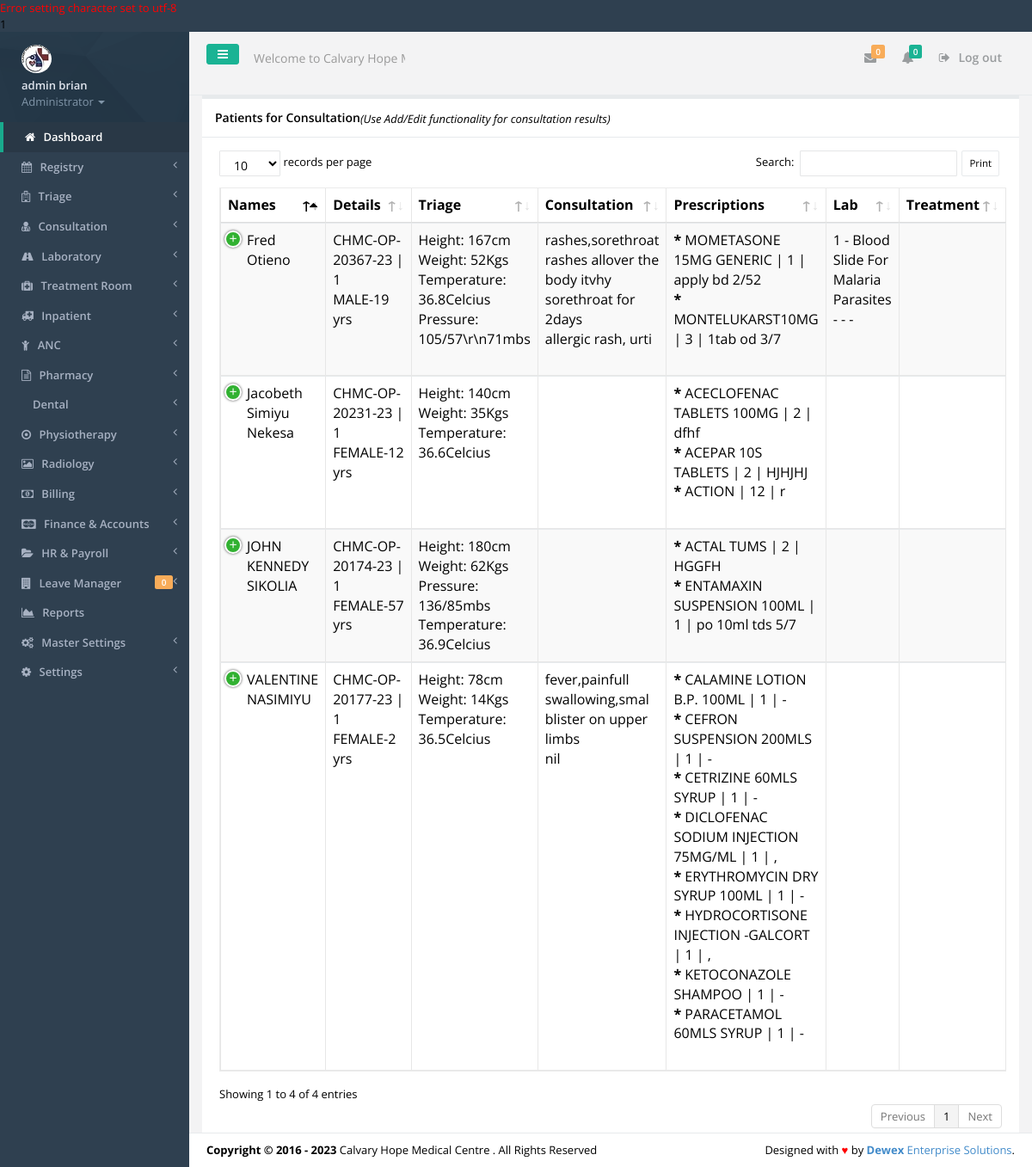
Screenshot of /consultations.php (signed in) with the database file from the repository.
### tables this page shows
CREATE TABLE IF NOT EXISTS `tbl_users` (
  `id` int(11) NOT NULL,
  `f_name` varchar(30) NOT NULL,
  `s_name` varchar(30) NOT NULL,
  `id_no` varchar(30) NOT NULL,
  `email` varchar(30) NOT NULL,
  `phone` varchar(15) NOT NULL,
  `password` varchar(200) NOT NULL,
  `user_l` varchar(50) NOT NULL,
  `profile_image` varchar(45) NOT NULL,
  `active` varchar(30) NOT NULL
);

CREATE TABLE IF NOT EXISTS `tbl_settings` (
  `settings_id` int(11) NOT NULL,
  `slogan` varchar(100) NOT NULL,
  `l_status` varchar(10) NOT NULL,
  `system_name` varchar(30) NOT NULL,
  `campaigner_name` varchar(30) NOT NULL,
  `campaigner_short_name` varchar(30) NOT NULL,
  `campaign_location` varchar(30) NOT NULL,
  `seat` varchar(30) NOT NULL,
  `inst_date` varchar(15) NOT NULL,
  `photo` varchar(30) NOT NULL,
  `photo_size` varchar(10) NOT NULL,
  `photo_type` varchar(20) NOT NULL,
  `custom_reply_msg` varchar(500) NOT NULL,
  `address` varchar(50) NOT NULL,
  `phone` varchar(30) NOT NULL,
  `email` varchar(30) NOT NULL
);

CREATE TABLE IF NOT EXISTS `tbl_queue` (
  `queue_id` int(20) NOT NULL,
  `queue_no` varchar(20) NOT NULL,
  `queue_opno` varchar(20) NOT NULL,
  `queue_visitno` varchar(20) NOT NULL,
  `queue_idno` varchar(20) NOT NULL,
  `queue_from` varchar(20) NOT NULL,
  `queue_to` varchar(20) NOT NULL,
  `queue_status` varchar(20) NOT NULL,
  `queue_note` varchar(100) NOT NULL,
  `queue_datetime` timestamp NOT NULL DEFAULT CURRENT_TIMESTAMP ON UPDATE CURRENT_TIMESTAMP
);

CREATE TABLE IF NOT EXISTS `tbl_registry` (
  `reg_no` int(11) NOT NULL,
  `opnocounter` varchar(30) NOT NULL,
  `visit_no` varchar(20) NOT NULL,
  `id_no` varchar(10) NOT NULL,
  `f_name` varchar(40) NOT NULL,
  `l_name` varchar(40) NOT NULL,
  `phone_no` varchar(15) NOT NULL,
  `gender` varchar(10) NOT NULL,
  `dob` varchar(15) NOT NULL,
  `residence` varchar(100) NOT NULL,
  `opno` varchar(20) NOT NULL,
  `visit_date` varchar(20) NOT NULL,
  `visit_status` varchar(10) NOT NULL,
  `scheme_code` varchar(20) NOT NULL,
  `memberno` varchar(50) NOT NULL,
  `agecategory` varchar(44) NOT NULL,
  `age` varchar(44) NOT NULL,
  `parentFname` varchar(44) NOT NULL,
  `parentLame` varchar(44) NOT NULL,
  `time` timestamp NOT NULL DEFAULT CURRENT_TIMESTAMP ON UPDATE CURRENT_TIMESTAMP
);

CREATE TABLE IF NOT EXISTS `tbl_vitalsigns` (
  `vitalsign_id` int(11) NOT NULL,
  `vitalsign_opno` varchar(20) NOT NULL,
  `vitalsign_visitno` varchar(20) NOT NULL,
  `vitalsign_signcode` varchar(20) NOT NULL,
  `vitalsign_value` varchar(300) NOT NULL
);

CREATE TABLE IF NOT EXISTS `tbl_vitals` (
  `vital_id` int(11) NOT NULL,
  `vital_code` varchar(20) NOT NULL,
  `vital_name` varchar(30) NOT NULL,
  `vital_unit` varchar(30) NOT NULL
);

CREATE TABLE IF NOT EXISTS `tbl_consultations` (
  `consultation_id` int(11) NOT NULL,
  `consultation_opno` varchar(20) NOT NULL,
  `consultation_visitno` varchar(20) NOT NULL,
  `consultation_complaints` text NOT NULL,
  `consultation_presenthistory` text NOT NULL,
  `consultation_allergies` text NOT NULL,
  `consultation_medicalhistory` text NOT NULL,
  `consultation_surgicalhistory` text NOT NULL,
  `consultation_familyhistory` text NOT NULL,
  `consultation_economichistory` text NOT NULL,
  `consultation_socialhistory` text NOT NULL,
  `consultation_impressions` text NOT NULL,
  `consultation_diagnosis` text NOT NULL,
  `consultation_summary` text NOT NULL,
  `consultation_byid` varchar(30) NOT NULL,
  `consultation_byname` varchar(50) NOT NULL,
  `consultation_timestamp` timestamp NOT NULL DEFAULT CURRENT_TIMESTAMP ON UPDATE CURRENT_TIMESTAMP
);

CREATE TABLE IF NOT EXISTS `tbl_prescriptions` (
  `prescription_id` int(11) NOT NULL,
  `prescription_opno` varchar(20) NOT NULL,
  `prescription_visitno` varchar(20) NOT NULL,
  `prescription_productcode` varchar(20) NOT NULL,
  `prescription_dosagesummary` varchar(300) NOT NULL,
  `prescription_status` varchar(30) NOT NULL,
  `prescription_referred` varchar(10) NOT NULL,
  `prescription_paymentmode` varchar(30) NOT NULL,
  `prescription_discount` varchar(30) NOT NULL,
  `prescription_by` varchar(50) NOT NULL,
  `prescription_timestamp` timestamp NOT NULL DEFAULT CURRENT_TIMESTAMP ON UPDATE CURRENT_TIMESTAMP,
  `prescription_requesttime` varchar(50) NOT NULL,
  `prescription_price` varchar(30) NOT NULL,
  `prescription_quantity` varchar(20) NOT NULL,
  `prescription_scheme` varchar(50) NOT NULL,
  `prescription_deptcode` varchar(100) NOT NULL,
  `prescription_invid` varchar(30) NOT NULL,
  `prescription_patientcategory` varchar(50) NOT NULL
);

CREATE TABLE IF NOT EXISTS `tbl_drugs` (
  `drug_id` int(30) NOT NULL,
  `drugitem_code` varchar(20) NOT NULL,
  `drugitem_cat` varchar(30) NOT NULL,
  `brand_name` varchar(255) NOT NULL,
  `generic_name` varchar(255) NOT NULL,
  `strength` varchar(50) NOT NULL,
  `dosage_form` varchar(50) NOT NULL,
  `manufacturer` varchar(255) NOT NULL,
  `prescription_required` tinyint(1) DEFAULT '1',
  `description` text,
  `image_url` varchar(255) DEFAULT NULL
);

CREATE TABLE IF NOT EXISTS `tbl_labrequests` (
  `labrequest_id` int(11) NOT NULL,
  `labrequest_opno` varchar(50) NOT NULL,
  `labrequest_visitno` varchar(10) NOT NULL,
  `labrequest_labservicecode` varchar(100) NOT NULL,
  `labservice_note` varchar(100) NOT NULL,
  `labrequest_componentsample` varchar(500) NOT NULL,
  `labrequest_results` varchar(1000) NOT NULL,
  `labrequest_conclusion` varchar(1000) NOT NULL,
  `labrequest_status` varchar(50) NOT NULL,
  `labrequest_timestamp` timestamp NOT NULL DEFAULT CURRENT_TIMESTAMP ON UPDATE CURRENT_TIMESTAMP,
  `labrequest_completedate` varchar(30) NOT NULL,
  `labrequest_pathologistname` varchar(40) NOT NULL,
  `labrequest_requesttime` varchar(30) NOT NULL,
  `labrequest_requester` varchar(50) NOT NULL,
  `labrequest_requestfrom` varchar(50) NOT NULL,
  `labrequest_price` varchar(50) NOT NULL,
  `labrequest_category` varchar(30) NOT NULL
);

CREATE TABLE IF NOT EXISTS `tbl_services` (
  `ss_id` int(11) NOT NULL,
  `ss_code` varchar(50) NOT NULL,
  `ss_category` varchar(50) NOT NULL,
  `ss_subcategory` varchar(100) NOT NULL,
  `ss_name` varchar(300) NOT NULL
);

### consultations.php (the view, shortened to what the rows shown need)
<?php include('includes/authenticate.php'); ?>
<!DOCTYPE html>
<html>
<head>
    <?php include('includes/meta.php');?>
    <link href="css/plugins/dataTables/dataTables.bootstrap.css" rel="stylesheet">
    <link href="css/plugins/dataTables/dataTables.responsive.css" rel="stylesheet">
    <link href="css/plugins/dataTables/dataTables.tableTools.min.css" rel="stylesheet">
</head>
<body>
    <div id="wrapper">
	<?php include('includes/sidebar.php');?>
        <div id="page-wrapper" class="gray-bg">
        <div class="row border-bottom">
			<?php include('includes/top-nav.php'); ?>
        </div>
		<?php
			$current_processstage='CONSULTATION';
			$queuestatuscurrent='1';
			$getPatientsConsultations =mysqli_query($dbconnect, "SELECT * FROM tbl_queue q INNER JOIN tbl_registry p on q.queue_visitno=p.visit_no AND p.opno=q.queue_opno WHERE q.queue_to='$current_processstage' AND q.queue_status='$queuestatuscurrent'");
		?>
				<div class="row">
				<form>
                <div class="col-lg-12">
                <div class="ibox float-e-margins">
                    <div class="ibox-content">
					<table class="table table-striped table-bordered table-hover dataTables-example">
						<thead>
						<tr>
							<th>Names</th>
							<th>Details</th>
							<th>Triage </th>
							<th>Consultation </th>
							<th>Prescriptions</th>
							<th>Lab  </th>
							<th>Treatment  </th>
						</tr>
						</thead>
						<tbody>
						<?php
						while($gacC = mysqli_fetch_array($getPatientsConsultations)){
						$fnames = $gacC['f_name'];
						$lnames = $gacC['l_name'];
						$gender = $gacC['gender'];
						$dob = $gacC['dob'];
						$opno = $gacC['opno'];
						$visitno = $gacC['visit_no'];
						$todaydate = date('Y-m-d');
						$diff = date_diff(date_create($dob), date_create($todaydate));
						$agess = $diff->format('%y');
						?>
							<td><?php echo "$fnames $lnames"; ?></td>
							<td>
								<?php echo $opno; ?> | <?php echo $visitno; ?><br>
							<?php echo "$gender";?>-<?php echo "$agess yrs";?><br>
							</td>
							<td>
							<?php
								$getvitals = mysqli_query($dbconnect, "SELECT * FROM tbl_vitalsigns q INNER JOIN tbl_vitals v ON q.vitalsign_signcode=v.vital_code WHERE q.vitalsign_opno='$opno' AND q.vitalsign_visitno='$visitno'");
									while($vitalarray = mysqli_fetch_array($getvitals)){
									$vitalsign_value = $vitalarray['vitalsign_value'];
									$vital_name = $vitalarray['vital_name'];
									$vital_unit = $vitalarray['vital_unit'];
									?>
									<?php echo $vital_name; ?>: <?php echo $vitalsign_value; ?><?php echo $vital_unit; ?></br>
									<?php
									}
									?>
							</td>
							<td>
							<?php
							$getconsultations = mysqli_query($dbconnect, "SELECT * FROM  tbl_consultations WHERE consultation_opno='$opno' AND consultation_visitno='$visitno'");
										while($consultationarray = mysqli_fetch_array($getconsultations)){
												$consultation_complaints1 = $consultationarray['consultation_complaints'];
												$consultation_presenthistory1 = $consultationarray['consultation_presenthistory'];
												$consultation_medicalhistory1 = $consultationarray['consultation_medicalhistory'];
												$consultation_impressions1 = $consultationarray['consultation_impressions'];
											?>
											 <?php if (($consultation_complaints1)!=null){ echo $consultation_complaints1;?><br><?php }?>
											 <?php if (($consultation_presenthistory1)!=null){echo $consultation_presenthistory1;?><br><?php }?>
											 <?php if (($consultation_medicalhistory1)!=null){echo $consultation_medicalhistory1;?><br><?php }?>
											 <?php if (($consultation_impressions1)!=null){echo $consultation_impressions1;?><br><?php }?>
									<?php
											}
										?>
							</td>
							<td>
								<?php
								$getprescriptions = mysqli_query($dbconnect, "SELECT * FROM  tbl_prescriptions p INNER JOIN tbl_drugs t on p.prescription_productcode=t.drugitem_code WHERE p.prescription_opno='$opno' AND p.prescription_visitno='$visitno'");
										while($prescriptionarray = mysqli_fetch_array($getprescriptions)){
											$drug = $prescriptionarray['brand_name'];
											$quantity = $prescriptionarray['prescription_quantity'];
											$dosagesummary = $prescriptionarray['prescription_dosagesummary'];
											?>
											<b>*</b> <?php echo $drug; ?> | <?php echo $quantity; ?> | <?php echo $dosagesummary; ?></br>
											<?php
											}
										?>
							</td>
							<td>
								<?php
									$getvitals = mysqli_query($dbconnect, "SELECT * FROM tbl_labrequests q INNER JOIN tbl_services v ON q.labrequest_labservicecode=v.ss_code WHERE q.labrequest_opno='$opno' AND q.labrequest_visitno='$visitno'");
												$No=0;
												while($vitalarray = mysqli_fetch_array($getvitals)){
													$No=$No+1;
													$ss_name = $vitalarray['ss_name'];
													$labrequest_componentsample = $vitalarray['labrequest_componentsample'];
													$labrequest_results = $vitalarray['labrequest_results'];
													$labrequest_conclusion = $vitalarray['labrequest_conclusion'];
											?>
											<?php echo $No; ?> - <?php echo $ss_name; ?> - <?php echo $labrequest_componentsample; ?>- <?php echo $labrequest_results; ?>- <?php echo $labrequest_conclusion; ?>
											<?php
											}
										?>
							</td>
								<td>
							</td>
						<?php
						}
						?>
						</tbody>
						</table>
                </div>
            </div>
            </div>
        </div>
		<?php include 'includes/footer.php'?>
    </div>
    </div>
</body>
</html>

### includes/sidebar.php (shortened to what the rows shown need)
<nav class="navbar-default navbar-static-side" role="navigation">
            <div class="sidebar-collapse">
                <ul class="nav" id="side-menu">
                    <li class="nav-header">
                        <div class="dropdown profile-element">
                            <a data-toggle="dropdown" class="dropdown-toggle" href="#">
                            <span class="clear"> <span class="block m-t-xs"> <strong class="font-bold"><?php echo "$sfname $ssname";?></strong>
                             </span> <span class="text-muted text-xs block">Administrator <b class="caret"></b></span> </span> </a>
                        </div>
                    </li>
                </ul>
            </div>
        </nav>

### includes/top-nav.php (shortened to what the rows shown need)
<nav class="navbar navbar-static-top" role="navigation" style="margin-bottom: 0">
        <div class="navbar-header">
            <form role="search" class="navbar-form-custom" method="post" action="search_results.html">
                <div class="form-group">
                    <input type="text" placeholder="Welcome to <?php echo $smart_name; ?>..." class="form-control" name="top-search" id="top-search">
                </div>
            </form>
        </div>
	</nav>

### includes/footer.php
<div class="footer">
    <div class="pull-right">
        Designed with <span style="color:red">&hearts;</span> by <a href="mailto: isaacwex@gmail.com tel:0729522550" target="_blank" title="We're Dewex Enterprise Solutions" target="_blank" rel="dofollow"><strong>Dewex</strong> Enterprise Solutions</a>.
    </div>
    <div>
        <strong>Copyright &copy; 2016 - <?php echo date('Y'); ?></strong> <?php echo $smart_name; ?> . All Rights Reserved
    </div>
</div>

### rows the page displays
tbl_users: f_name "admin", s_name "brian"
tbl_settings: top-search "Welcome to Calvary Hope Medical Centre...", system_name "Calvary Hope Medical Centre"
tbl_queue: tbl_registry.f_name "VALENTINE", tbl_registry.l_name "NASIMIYU", tbl_registry.opno "CHMC-OP-20177-23", tbl_registry.visit_no "1", tbl_registry.gender "FEMALE", tbl_registry.dob "2"
tbl_vitalsigns: tbl_vitals.vital_name "Height", vitalsign_value "78", tbl_vitals.vital_unit "cm"
tbl_vitalsigns: tbl_vitals.vital_name "Weight", vitalsign_value "14", tbl_vitals.vital_unit "Kgs"
tbl_vitalsigns: tbl_vitals.vital_name "Temperature", vitalsign_value "36.5", tbl_vitals.vital_unit "Celcius"
tbl_consultations: consultation_complaints "fever,painfull swallowing,smal blister on upper limbs", consultation_medicalhistory "nil"
tbl_prescriptions: tbl_drugs.brand_name "CALAMINE LOTION B.P. 100ML", prescription_quantity "1", prescription_dosagesummary "-"
tbl_prescriptions: tbl_drugs.brand_name "CEFRON SUSPENSION 200MLS", prescription_quantity "1", prescription_dosagesummary "-"
tbl_prescriptions: tbl_drugs.brand_name "CETRIZINE 60MLS SYRUP", prescription_quantity "1", prescription_dosagesummary "-"
tbl_prescriptions: tbl_drugs.brand_name "DICLOFENAC SODIUM INJECTION 75MG/ML", prescription_quantity "1", prescription_dosagesummary ","
tbl_prescriptions: tbl_drugs.brand_name "ERYTHROMYCIN DRY SYRUP 100ML", prescription_quantity "1", prescription_dosagesummary "-"
tbl_prescriptions: tbl_drugs.brand_name "HYDROCORTISONE INJECTION -GALCORT", prescription_quantity "1", prescription_dosagesummary ","
tbl_prescriptions: tbl_drugs.brand_name "KETOCONAZOLE SHAMPOO", prescription_quantity "1", prescription_dosagesummary "-"
tbl_prescriptions: tbl_drugs.brand_name "PARACETAMOL 60MLS SYRUP", prescription_quantity "1", prescription_dosagesummary "-"
tbl_queue: tbl_registry.f_name "JOHN KENNEDY", tbl_registry.l_name "SIKOLIA", tbl_registry.opno "CHMC-OP-20174-23", tbl_registry.visit_no "1", tbl_registry.gender "FEMALE", tbl_registry.dob "57"
tbl_vitalsigns: tbl_vitals.vital_name "Height", vitalsign_value "180", tbl_vitals.vital_unit "cm"
tbl_vitalsigns: tbl_vitals.vital_name "Weight", vitalsign_value "62", tbl_vitals.vital_unit "Kgs"
tbl_vitalsigns: tbl_vitals.vital_name "Pressure", vitalsign_value "136/85", tbl_vitals.vital_unit "mbs"
tbl_vitalsigns: tbl_vitals.vital_name "Temperature", vitalsign_value "36.9", tbl_vitals.vital_unit "Celcius"
tbl_prescriptions: tbl_drugs.brand_name "ACTAL TUMS", prescription_quantity "2", prescription_dosagesummary "HGGFH"
tbl_prescriptions: tbl_drugs.brand_name "ENTAMAXIN SUSPENSION 100ML", prescription_quantity "1", prescription_dosagesummary "po 10ml tds 5/7"
tbl_queue: tbl_registry.f_name "Jacobeth Simiyu", tbl_registry.l_name "Nekesa", tbl_registry.opno "CHMC-OP-20231-23", tbl_registry.visit_no "1", tbl_registry.gender "FEMALE", tbl_registry.dob "12"
tbl_vitalsigns: tbl_vitals.vital_name "Height", vitalsign_value "140", tbl_vitals.vital_unit "cm"
tbl_vitalsigns: tbl_vitals.vital_name "Weight", vitalsign_value "35", tbl_vitals.vital_unit "Kgs"
tbl_vitalsigns: tbl_vitals.vital_name "Temperature", vitalsign_value "36.6", tbl_vitals.vital_unit "Celcius"
tbl_prescriptions: tbl_drugs.brand_name "ACECLOFENAC TABLETS 100MG", prescription_quantity "2", prescription_dosagesummary "dfhf"
tbl_prescriptions: tbl_drugs.brand_name "ACEPAR 10S TABLETS", prescription_quantity "2", prescription_dosagesummary "HJHJHJ"
tbl_prescriptions: tbl_drugs.brand_name "ACTION", prescription_quantity "12", prescription_dosagesummary "r"
tbl_queue: tbl_registry.f_name "Fred", tbl_registry.l_name "Otieno", tbl_registry.opno "CHMC-OP-20367-23", tbl_registry.visit_no "1", tbl_registry.gender "MALE", tbl_registry.dob "19"
tbl_vitalsigns: tbl_vitals.vital_name "Height", vitalsign_value "167", tbl_vitals.vital_unit "cm"
tbl_vitalsigns: tbl_vitals.vital_name "Weight", vitalsign_value "52", tbl_vitals.vital_unit "Kgs"
tbl_vitalsigns: tbl_vitals.vital_name "Temperature", vitalsign_value "36.8", tbl_vitals.vital_unit "Celcius"
tbl_vitalsigns: tbl_vitals.vital_name "Pressure", vitalsign_value "105/57\\r\\n71", tbl_vitals.vital_unit "mbs"
tbl_consultations: consultation_complaints "rashes,sorethroat", consultation_presenthistory "rashes allover the body itvhy sorethroat for 2days", consultation_impressions "allergic rash, urti"
tbl_prescriptions: tbl_drugs.brand_name "MOMETASONE 15MG GENERIC", prescription_quantity "1", prescription_dosagesummary "apply bd 2/52"
tbl_prescriptions: tbl_drugs.brand_name "MONTELUKARST10MG", prescription_quantity "3", prescription_dosagesummary "1tab od 3/7"
tbl_labrequests: tbl_services.ss_name "Blood Slide For Malaria Parasites"

### other values shown
$dbconnect->error() "1"
$leavestoapprove "0"
$title "Patients for Consultation"
